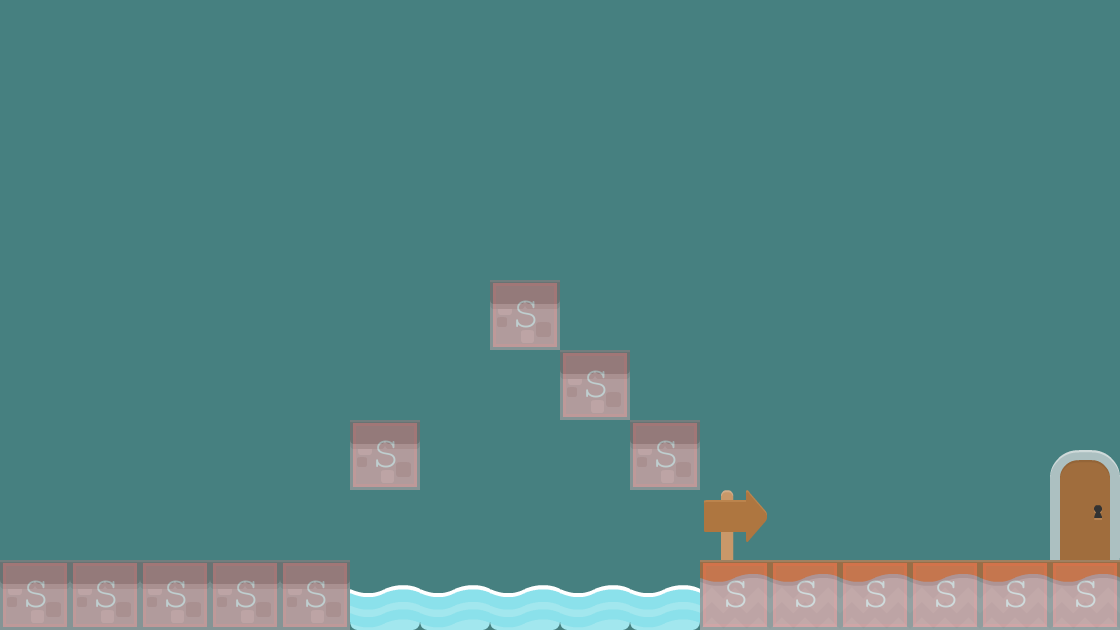

The image is a tile-based game level rendered from a .tmx file. Its description and source (layers, tilesets, objects; grid data summarised) follow:
An orthogonal 16x9 tile map with 70x70 px tiles, 2 tile layers (Background, collision), 2 tilesets and 1 object (levelTrigger).

<map version="1.0" orientation="orthogonal" renderorder="right-down" width="16" height="9" tilewidth="70" tileheight="70" backgroundcolor="#468080">
 <properties>
  <property name="type" value="solid" />
 </properties>
 <tileset firstgid="1" name="background-tiles" tilewidth="70" tileheight="70">
  <image source="../img/background-tiles.png" width="910" height="910" />
 </tileset>
 <tileset firstgid="170" name="meta-tiles" tilewidth="70" tileheight="70">
  <image source="../img/meta-tiles.png" width="350" height="70" />
  <tile id="4">
   <properties>
    <property name="type" value="solid" />
   </properties>
  </tile>
 </tileset>
 <layer name="Background" width="16" height="9">
  <data>[144 cells, 23 non-empty, 6 distinct tile ids]</data>
 </layer>
 <layer name="collision" width="16" height="9" opacity="0.23">
  <data>[144 cells, 15 non-empty, 1 distinct tile ids]</data>
 </layer>
 <objectgroup name="trigger-entities">
  <object name="levelTrigger" x="1052" y="450" width="66" height="110">
   <properties>
    <property name="level" value="CollinLevel01" />
    <property name="xSpawn" value="400" />
    <property name="ySpawn" value="0" />
   </properties>
  </object>
 </objectgroup>
</map>
